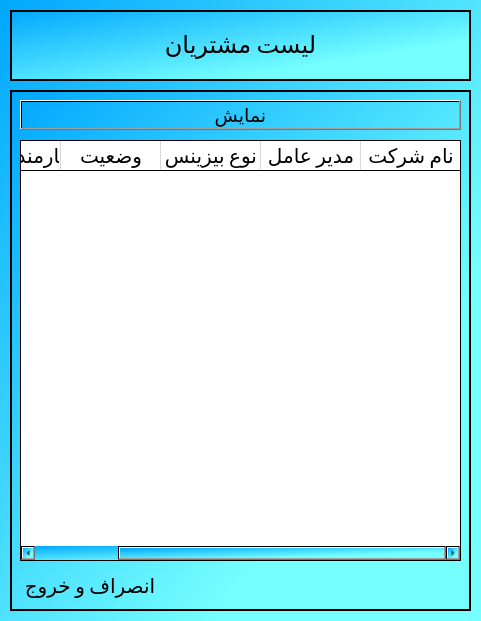
<?xml version="1.0" encoding="UTF-8"?>
<ui version="4.0">
 <class>ClientList</class>
 <widget class="QDialog" name="ClientList">
  <property name="geometry">
   <rect>
    <x>0</x>
    <y>0</y>
    <width>481</width>
    <height>621</height>
   </rect>
  </property>
  <property name="windowTitle">
   <string>لیست مشتریان</string>
  </property>
  <property name="windowIcon">
   <iconset>
    <normalon>:/files/icons8_change_48px.png</normalon>
   </iconset>
  </property>
  <property name="styleSheet">
   <string notr="true">background-color: qlineargradient(spread:pad, x1:0, y1:0, x2:0.739, y2:0.71, stop:0 rgba(0, 167, 255, 255), stop:1 rgba(117, 255, 255, 255));</string>
  </property>
  <widget class="QFrame" name="frame">
   <property name="geometry">
    <rect>
     <x>10</x>
     <y>10</y>
     <width>461</width>
     <height>71</height>
    </rect>
   </property>
   <property name="styleSheet">
    <string notr="true">background-color: qlineargradient(spread:pad, x1:0, y1:0, x2:0.739, y2:0.71, stop:0 rgba(0, 167, 255, 255), stop:1 rgba(117, 255, 255, 255));</string>
   </property>
   <property name="frameShape">
    <enum>QFrame::Box</enum>
   </property>
   <property name="frameShadow">
    <enum>QFrame::Plain</enum>
   </property>
   <property name="lineWidth">
    <number>2</number>
   </property>
   <layout class="QGridLayout" name="gridLayout">
    <item row="0" column="0">
     <widget class="QLabel" name="Add_clt">
      <property name="font">
       <font>
        <family>Calibri</family>
        <pointsize>40</pointsize>
       </font>
      </property>
      <property name="layoutDirection">
       <enum>Qt::RightToLeft</enum>
      </property>
      <property name="styleSheet">
       <string notr="true">background-color: qlineargradient(spread:pad, x1:0, y1:0, x2:1, y2:1, stop:0 rgba(0, 0, 0, 0), stop:1 rgba(255, 255, 255, 0));</string>
      </property>
      <property name="text">
       <string>&lt;html&gt;&lt;head/&gt;&lt;body&gt;&lt;p align=&quot;center&quot;&gt;&lt;span style=&quot; font-size:18pt;&quot;&gt;لیست مشتریان&lt;/span&gt;&lt;/p&gt;&lt;/body&gt;&lt;/html&gt;</string>
      </property>
     </widget>
    </item>
   </layout>
  </widget>
  <widget class="QFrame" name="frame_2">
   <property name="geometry">
    <rect>
     <x>10</x>
     <y>90</y>
     <width>461</width>
     <height>521</height>
    </rect>
   </property>
   <property name="frameShape">
    <enum>QFrame::Box</enum>
   </property>
   <property name="frameShadow">
    <enum>QFrame::Plain</enum>
   </property>
   <property name="lineWidth">
    <number>2</number>
   </property>
   <widget class="QPushButton" name="show">
    <property name="geometry">
     <rect>
      <x>10</x>
      <y>10</y>
      <width>441</width>
      <height>30</height>
     </rect>
    </property>
    <property name="font">
     <font>
      <family>B Nazanin</family>
      <pointsize>14</pointsize>
     </font>
    </property>
    <property name="styleSheet">
     <string notr="true">background-color: qlineargradient(spread:pad, x1:0, y1:0, x2:1, y2:1, stop:0 rgba(0, 0, 0, 0), stop:1 rgba(255, 255, 255, 0));</string>
    </property>
    <property name="text">
     <string>نمایش</string>
    </property>
    <property name="flat">
     <bool>false</bool>
    </property>
   </widget>
   <widget class="QTableWidget" name="Clint_table">
    <property name="geometry">
     <rect>
      <x>10</x>
      <y>50</y>
      <width>441</width>
      <height>421</height>
     </rect>
    </property>
    <property name="minimumSize">
     <size>
      <width>0</width>
      <height>0</height>
     </size>
    </property>
    <property name="maximumSize">
     <size>
      <width>16777215</width>
      <height>16777215</height>
     </size>
    </property>
    <property name="font">
     <font>
      <family>Calibri</family>
     </font>
    </property>
    <property name="focusPolicy">
     <enum>Qt::TabFocus</enum>
    </property>
    <property name="layoutDirection">
     <enum>Qt::RightToLeft</enum>
    </property>
    <property name="styleSheet">
     <string notr="true">background-color: qlineargradient(spread:pad, x1:0, y1:0, x2:0.006, y2:0.00568182, stop:0 rgba(255, 255, 255, 255));</string>
    </property>
    <column>
     <property name="text">
      <string>نام شرکت</string>
     </property>
     <property name="font">
      <font>
       <family>Calibri</family>
       <pointsize>15</pointsize>
      </font>
     </property>
     <property name="background">
      <color>
       <red>0</red>
       <green>0</green>
       <blue>0</blue>
      </color>
     </property>
    </column>
    <column>
     <property name="text">
      <string>مدیر عامل</string>
     </property>
     <property name="font">
      <font>
       <family>Calibri</family>
       <pointsize>15</pointsize>
      </font>
     </property>
     <property name="background">
      <color>
       <red>1</red>
       <green>0</green>
       <blue>0</blue>
      </color>
     </property>
    </column>
    <column>
     <property name="text">
      <string>نوع بیزینس</string>
     </property>
     <property name="font">
      <font>
       <family>Calibri</family>
       <pointsize>15</pointsize>
      </font>
     </property>
     <property name="background">
      <color>
       <red>1</red>
       <green>0</green>
       <blue>0</blue>
      </color>
     </property>
    </column>
    <column>
     <property name="text">
      <string>وضعیت</string>
     </property>
     <property name="font">
      <font>
       <family>Calibri</family>
       <pointsize>15</pointsize>
      </font>
     </property>
     <property name="background">
      <color>
       <red>1</red>
       <green>0</green>
       <blue>0</blue>
      </color>
     </property>
    </column>
    <column>
     <property name="text">
      <string>کارمند مسئول</string>
     </property>
     <property name="font">
      <font>
       <family>Calibri</family>
       <pointsize>15</pointsize>
      </font>
     </property>
     <property name="background">
      <color>
       <red>1</red>
       <green>0</green>
       <blue>0</blue>
      </color>
     </property>
    </column>
   </widget>
   <widget class="QPushButton" name="exit">
    <property name="geometry">
     <rect>
      <x>10</x>
      <y>480</y>
      <width>140</width>
      <height>32</height>
     </rect>
    </property>
    <property name="font">
     <font>
      <family>Calibri</family>
      <pointsize>15</pointsize>
     </font>
    </property>
    <property name="cursor">
     <cursorShape>PointingHandCursor</cursorShape>
    </property>
    <property name="text">
     <string>انصراف و خروج</string>
    </property>
    <property name="icon">
     <iconset resource="resources.qrc">
      <normaloff>:/files/icons8_no_entry_64px.png</normaloff>:/files/icons8_no_entry_64px.png</iconset>
    </property>
    <property name="iconSize">
     <size>
      <width>22</width>
      <height>22</height>
     </size>
    </property>
    <property name="flat">
     <bool>true</bool>
    </property>
   </widget>
  </widget>
 </widget>
 <resources>
  <include location="resources.qrc"/>
 </resources>
 <connections/>
</ui>
